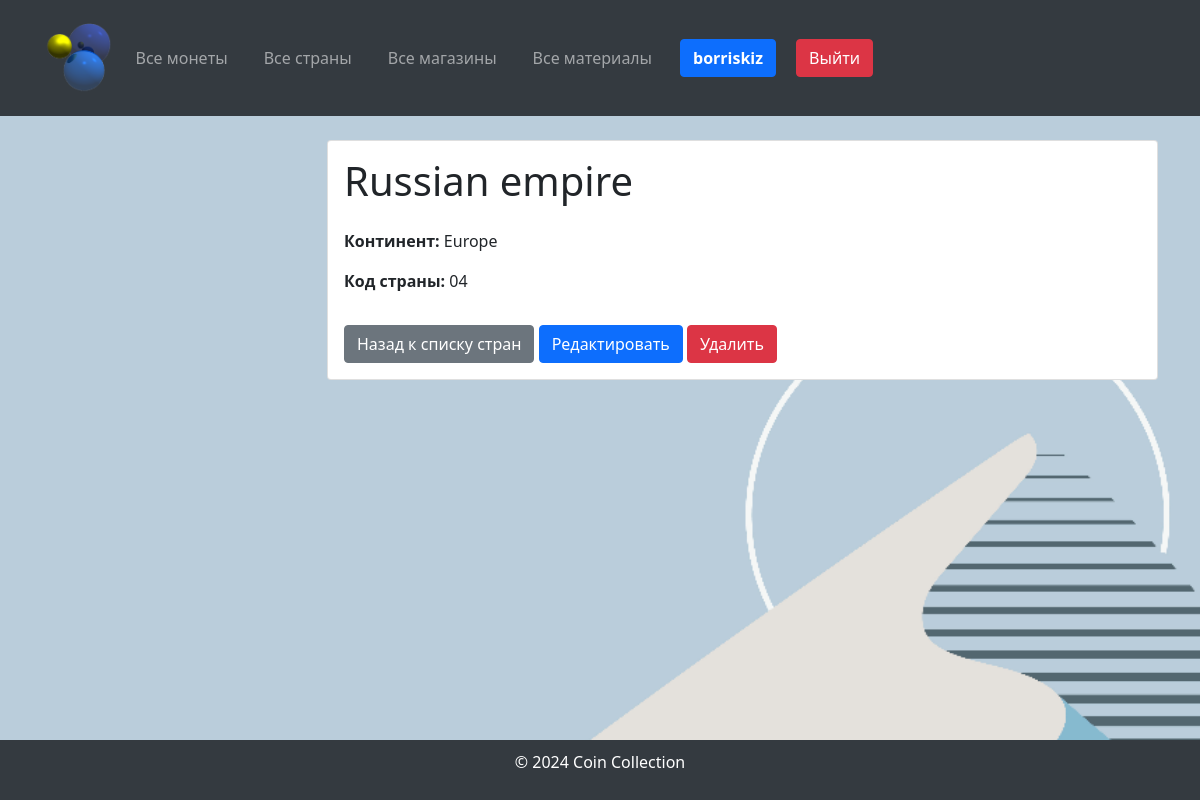
Screenshot of /countries/4/ (signed in) with the database file from the repository.
### coindb/models.py (models this page shows, shortened)
class Country(models.Model):
    CONTINENT_CHOICES = [
        ("Africa", "Africa"),
        ("Asia", "Asia"),
        ("Europe", "Europe"),
        ("North America", "North America"),
        ("South America", "South America"),
        ("Antarctica", "Antarctica"),
        ("Australia", "Australia"),
    ]
    name = models.CharField(max_length=255, verbose_name="Country Name")
    continent = models.CharField(max_length=20, choices=CONTINENT_CHOICES, verbose_name="Continent")
    code = models.CharField(max_length=10, verbose_name="Country Code", unique=True)
    class Meta:
        verbose_name = "Country"
        verbose_name_plural = "Countries"

### coindb/views.py (the view)
# urls.py: path('countries/<int:pk>/', views.CountryDetailView.as_view(), name='country_detail'),
class CountryDetailView(LoginRequiredMixin, DetailView):
    model = Country
    template_name = 'country/country_detail.html'
    context_object_name = 'country'

### templates/country/country_detail.html (shortened to what this page needs)
{% extends 'base.html' %}
{% block content %}
    <div class="card">
        <div class="card-body">
            <h1 class="mb-4">{{ country.name }}</h1>
            <div class="row">
                <div class="col-md-6">
                    <p><strong>Континент:</strong> {{ country.get_continent_display }}</p>
                    <p><strong>Код страны:</strong> {{ country.code }}</p>
                </div>
            </div>
            <a href="{% url 'country_list' %}" class="btn btn-secondary mt-3">Назад к списку стран</a>
            <a href="{% url 'country_update' country.pk %}" class="btn btn-primary mt-3">Редактировать</a>
            <a href="{% url 'country_delete' country.pk %}" class="btn btn-danger mt-3">Удалить</a>
        </div>
    </div>
{% endblock %}

### templates/base.html (shortened to what this page needs)
<!DOCTYPE html>
<html lang="ru">
<head>
    <link href="https://cdn.jsdelivr.net/npm/bootstrap@5.1.3/dist/css/bootstrap.min.css" rel="stylesheet">
    <link href="https://cdnjs.cloudflare.com/ajax/libs/font-awesome/5.15.4/css/all.min.css" rel="stylesheet">
</head>
<body>
<header>
    <div class="container">
        <nav class="navbar navbar-expand-lg navbar-dark">
            <a class="navbar-brand" href="{% url 'coin_list' %}">
                <img src="/media/logo.png" alt="Монеты" style="height: 70px;">
            </a>
            <div class="collapse navbar-collapse" id="navbarNav">
                <ul class="navbar-nav mr-auto">
                    <li class="nav-item">
                        <a class="nav-link" href="{% url 'coin_list' %}">Все монеты</a>
                    </li>
                    <li class="nav-item">
                        <a class="nav-link" href="{% url 'country_list' %}">Все страны</a>
                    </li>
                    <li class="nav-item">
                        <a class="nav-link" href="{% url 'shop_list' %}">Все магазины</a>
                    </li>
                    <li class="nav-item">
                        <a class="nav-link" href="{% url 'material_list' %}">Все материалы</a>
                    </li>
                </ul>
                <ul class="navbar-nav ml-auto d-flex align-items-center">
                    {% if user.is_authenticated %}
                        <li class="nav-item">
                            <a href="{% url 'profile' %}" class="btn btn-primary ml-3"><strong>{{ user.username }}</strong></a>
                        </li>
                        <li class="nav-item">
                            <a href="{% url 'logout' %}" class="btn btn-danger ml-3">Выйти</a>
                        </li>
                    {% endif %}
                </ul>
            </div>
        </nav>
    </div>
</header>
<main class="container mt-4">
    <div class="row">
        <aside class="col-md-3">
        </aside>
        <section class="col-md-9">
            {% block content %}{% endblock %}
        </section>
    </div>
</main>
<footer>
    <p>&copy; 2024 Coin Collection</p>
</footer>
</body>
</html>

### templates/base.html (style rules this page uses)
body, html { display: flex; flex-direction: column; min-height: 100vh; margin: 0; }
main { flex-grow: 1; }
footer { background-color: #343a40; color: #fff; padding: 10px 0; text-align: center; }
body { background-image: url("/media/background.png"); background-size: cover; background-repeat: no-repeat; background-position: center; }
header { background-color: #343a40; color: #fff; padding: 10px 0; }
header a { color: #fff; text-decoration: none; margin-right: 20px; }

### rows the page displays
Country: name "Russian empire", continent "Europe", code "04"

### other values shown
{{ user.username }} "borriskiz"
